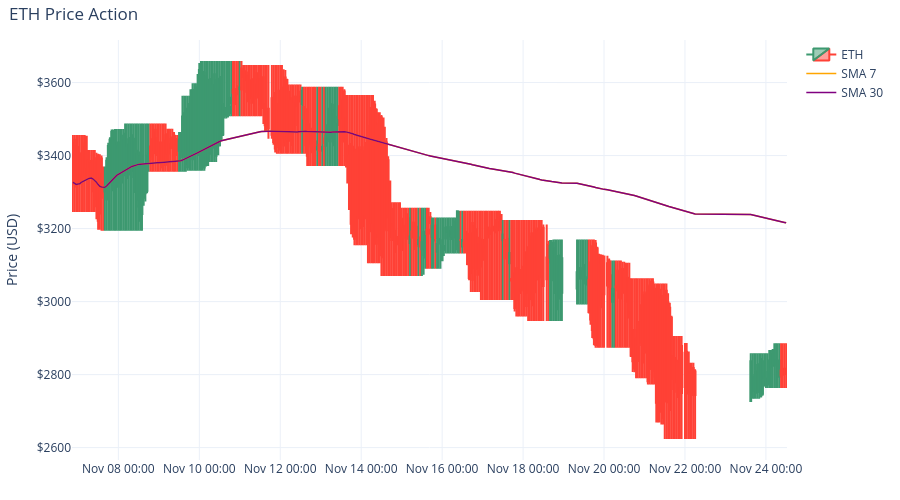

Notebook code cell kept with this figure:
### Code cell
price_chart_view(df_filtered, ["SMA7", "SMA30"])

### Figure 1 — Plotly figure (JSON) as saved in the notebook; plotly's stock layout.template omitted (floating-point values rounded to 4 significant figures; data arrays with more than 128 entries replaced by an {"elided": "..."} marker saying what was removed)
{"data": [{"close": {"elided": "380 float values"}, "high": {"elided": "380 float values"}, "low": {"elided": "380 float values"}, "name": "ETH", "open": {"elided": "380 float values"}, "type": "candlestick", "x": {"elided": "380 str values"}}, {"line": {"color": "orange", "width": 1.5}, "mode": "lines", "name": "SMA 7", "type": "scatter", "x": {"elided": "380 str values"}, "y": {"elided": "380 float values"}}, {"line": {"color": "purple", "width": 1.5}, "mode": "lines", "name": "SMA 30", "type": "scatter", "x": {"elided": "380 str values"}, "y": {"elided": "380 float values"}}], "layout": {"height": 500, "hovermode": "x unified", "margin": {"b": 40, "l": 60, "r": 20, "t": 40}, "title": {"text": "ETH Price Action", "x": 0.01}, "xaxis": {"rangeslider": {"visible": false}, "tickformat": "%b %d %H:%M", "type": "date"}, "yaxis": {"tickprefix": "$", "title": {"text": "Price (USD)"}}}}
